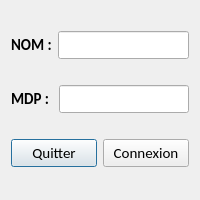
<?xml version="1.0" encoding="UTF-8"?>
<ui version="4.0">
 <class>Connexion</class>
 <widget class="QDialog" name="Connexion">
  <property name="geometry">
   <rect>
    <x>0</x>
    <y>0</y>
    <width>200</width>
    <height>200</height>
   </rect>
  </property>
  <property name="maximumSize">
   <size>
    <width>500</width>
    <height>200</height>
   </size>
  </property>
  <property name="font">
   <font>
    <family>Calibri</family>
    <pointsize>11</pointsize>
   </font>
  </property>
  <property name="windowTitle">
   <string>Connexion</string>
  </property>
  <layout class="QVBoxLayout" name="verticalLayout">
   <item>
    <layout class="QHBoxLayout" name="horizontalLayout">
     <item>
      <widget class="QLabel" name="labelNom">
       <property name="font">
        <font>
         <weight>75</weight>
         <bold>true</bold>
        </font>
       </property>
       <property name="text">
        <string>NOM :</string>
       </property>
      </widget>
     </item>
     <item>
      <widget class="QLineEdit" name="nom"/>
     </item>
    </layout>
   </item>
   <item>
    <layout class="QHBoxLayout" name="horizontalLayout_2">
     <item>
      <widget class="QLabel" name="labelMdp">
       <property name="font">
        <font>
         <weight>75</weight>
         <bold>true</bold>
        </font>
       </property>
       <property name="text">
        <string>MDP : </string>
       </property>
      </widget>
     </item>
     <item>
      <widget class="QLineEdit" name="mdp"/>
     </item>
    </layout>
   </item>
   <item>
    <layout class="QHBoxLayout" name="horizontalLayout_3">
     <item>
      <widget class="QPushButton" name="quitter">
       <property name="text">
        <string>Quitter</string>
       </property>
      </widget>
     </item>
     <item>
      <widget class="QPushButton" name="connexion">
       <property name="text">
        <string>Connexion</string>
       </property>
      </widget>
     </item>
    </layout>
   </item>
  </layout>
 </widget>
 <resources/>
 <connections/>
</ui>
